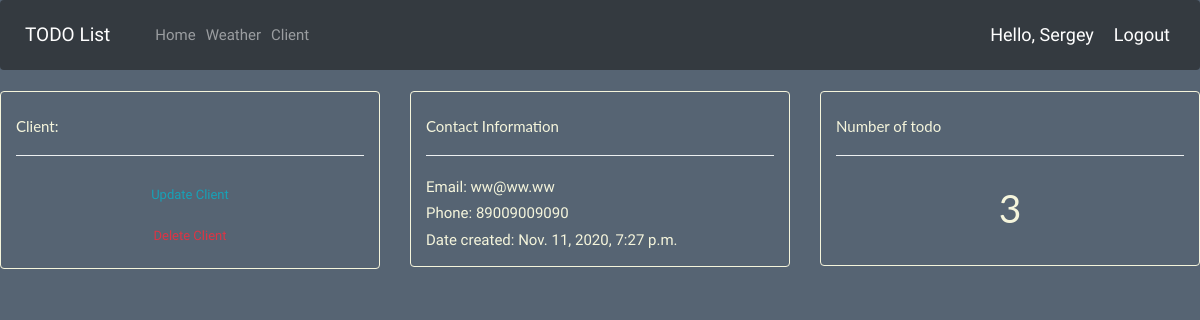
/client/ (signed in), run on the app's committed database.
### todo/models.py (models this page shows, shortened)
class Client(models.Model):
	user = models.OneToOneField(User, null=True, on_delete=models.CASCADE) # устанавливаем отношение 1 к 1 между клиентом и пользователем.
	name = models.CharField(max_length=200, null=True)
	phone = models.CharField(max_length=200, null=True)
	email = models.CharField(max_length=200, null=True)
	date_created = models.DateTimeField(auto_now_add=True)

### todo/decorators.py (the view)
        def wrapper_func(request, *args, **kwargs):
            group = None
            if request.user.groups.exists():
                group = request.user.groups.all()[0].name
            if group in allowed_roles:
                return view_func(request, *args, **kwargs)
            else:
                return HttpResponse('You are not authorized to view this page')

### todo/views.py (called while the page is built)
@allowed_users(allowed_roles=['admin','client'])
def client(request):
    client = Client.objects.get(name=request.user)
    clients = Client.objects.all()
    todos = Todo.objects.all()
    total_clients = clients.count()
    total_todos = todos.filter(client_id=Client.objects.get(name=request.user)).count()
    context = {'total_clients': total_clients, 'client': client, 'total_todos': total_todos}
    return render(request, 'todo/client.html', context)

### todo/templates/todo/client.html (shortened to what this page needs)
{% extends 'todo/main.html' %}
{% block content %}
<div class="row">
	<div class="col-md">
		<div class="alert">
			<h5>Client:</h5>
			<hr>
			<a class="btn btn-outline-info  btn-sm btn-block" href="">Update Client</a>
			<a class="btn btn-outline-danger  btn-sm btn-block" href="">Delete Client</a>
		</div>
	</div>
	<div class="col-md">
		<div class="alert">
			<h5>Contact Information</h5>
			<hr>
			<p>Email: {{ client.email }} </p>
			<p>Phone: {{ client.phone }} </p>
			<p>Date created: {{ client.date_created }} </p>
		</div>
	</div>
	<div class="col-md">
		<div class="alert">
			<h5>Number of todo</h5>
			<hr>
			<h1 style="text-align: center;padding: 10px">{{ total_todos }}</h1>
		</div>
	</div>
</div>
{% endblock content %}

### todo/templates/todo/navbar.html (shortened to what this page needs)
{% load static %}
<nav class="navbar navbar-expand-lg navbar-dark bg-dark">
  <a class="navbar-brand" href="#">TODO List</a>
  <div class="collapse navbar-collapse" id="navbarNav">
    <ul class="navbar-nav">
      <li class="nav-item">
        <a class="nav-link" href="{% url 'index' %}">Home</a>
      </li>
      <li class="nav-item">
        <a class="nav-link" href="{% url 'weather' %}">Weather</a>
      </li>
      <li class="nav-item">
        <a class="nav-link" href="{% url 'client' %}">Client</a>
      </li>
    </ul>
  </div>
  <span class="hello-msg"> Hello, {{ request.user }}</span>
	<span ><a class="hello-msg" href="{% url 'logout' %}">Logout</a></span>
</nav>

### todo/static/todo/styles.css (style rules this page uses)
body { margin: 0; padding: 0; height: 100%; background: rgba(44, 62, 80, .8); font-family: 'Oswald', 'Futura', sans-serif; }

### todo/templates/todo/navbar.html (style rules this page uses)
.hello-msg { font-size: 18px; color: #fff; margin-right: 20px; }

### todo/templates/todo/client.html (style rules this page uses)
.alert { color: beige; border-color: beige; }

### data on the page
Client: email "ww@ww.ww", phone "89009009090", date_created "Nov. 11, 2020, 7:27 p.m."

### other printed values
{{ request.user }} "Sergey"
{{ total_todos }} "3"
